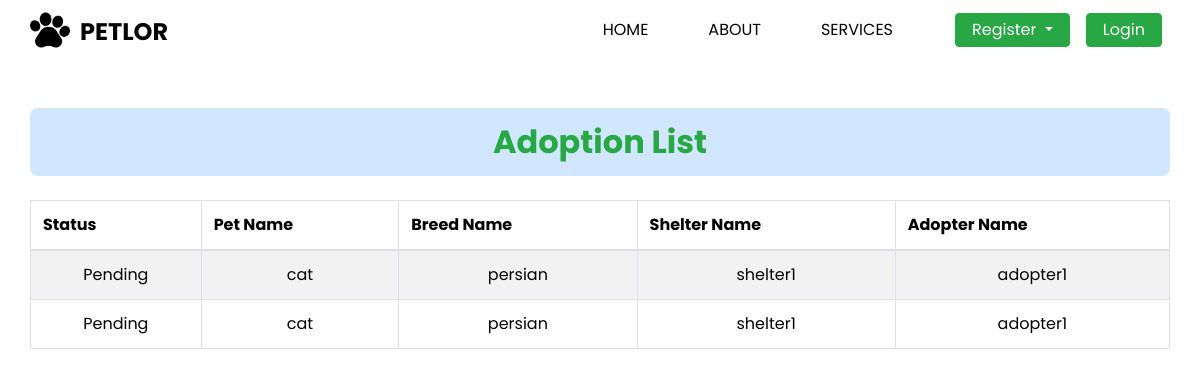
Before: /adoption-list/ with the older database file.
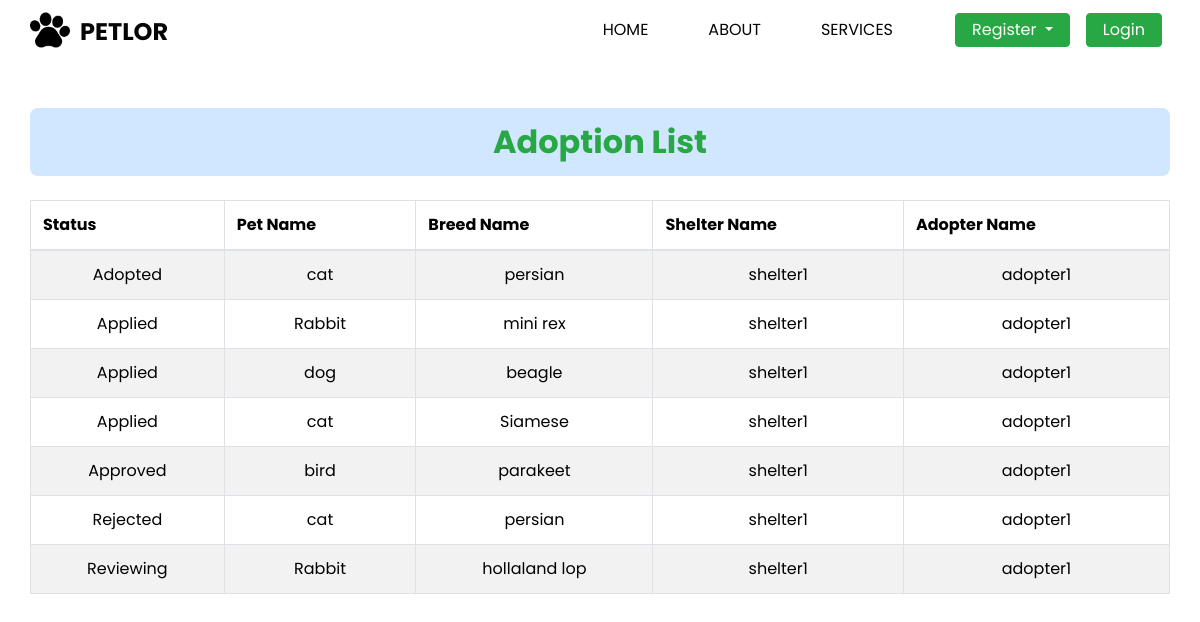
After: the same page with the newer database file.
### usermanagement/models.py (models this page shows, shortened)
class AdoptionRequest(models.Model):
    STATUS_CHOICES = [
        ('Applied', 'Applied'),
        ('Reviewing', 'Reviewing'),
        ('Approved', 'Approved'),
        ('Rejected', 'Rejected'),
        ('Adopted', 'Adopted'),
    ]
    pet = models.ForeignKey(Pet, on_delete=models.CASCADE, related_name='requests')
    adopter = models.ForeignKey(Register, on_delete=models.CASCADE, related_name='requests')
    status = models.CharField(max_length=20, choices=STATUS_CHOICES, default='Applied')
    created_at = models.DateTimeField(auto_now_add=True)

class Pet(models.Model):
    PET_CHOICES = [
        ('dog', 'Dog'),
        ('cat', 'Cat'),
        ('rabbit', 'Rabbit'),
        ('bird', 'Bird'),
    ]
    pet_id = models.CharField(max_length=10, unique=True, blank=True)
    shelter = models.ForeignKey(
        settings.AUTH_USER_MODEL,
        on_delete=models.CASCADE,
        limit_choices_to={'user_type': 'shelter'}
    )
    adopter = models.ForeignKey(
        settings.AUTH_USER_MODEL,
        on_delete=models.SET_NULL,
        blank=True,
        null=True,
        limit_choices_to={'user_type': 'adopter'},
        related_name='adopted_pets'
    )
    foster_home_name = models.CharField(max_length=150, blank=True, null=True)
    foster_home_id = models.CharField(max_length=50, blank=True, null=True)
    name = models.CharField(max_length=100)
    breed = models.CharField(max_length=100)
    age = models.PositiveIntegerField()
    health_status = models.TextField()
    image = models.ImageField(upload_to=pet_image_upload_path, blank=True, null=True)
    created_at = models.DateTimeField(auto_now_add=True)
    updated_at = models.DateTimeField(auto_now=True)
    type = models.CharField(max_length=10, choices=PET_CHOICES, default='dog')  # new field

class Register(AbstractUser):
    USER_TYPE_CHOICES = (
        ('admin', 'Admin'),
        ('adopter', 'Adopter'),
        ('shelter', 'Shelter'),
    )
    user_type = models.CharField(max_length=10, choices=USER_TYPE_CHOICES)
    phone = models.CharField(max_length=15, blank=True)
    location = models.TextField(blank=True)
    profile_image = models.ImageField(upload_to='profiles/', blank=True, null=True)  # ✅ add this
    shelter_name = models.CharField(max_length=100, blank=True)

### usermanagement/views.py (the view)
# urls.py: path('adoption-list/', views.admin_adoption_list, name='admin_adoption_list'),
def admin_adoption_list(request):
    adoption_requests = AdoptionRequest.objects.all().order_by('status')
    context = {
        'adoption_requests': adoption_requests,
    }
    return render(request, 'admin_adoption_list.html', context)

### usermanagement/templates/admin_adoption_list.html
{% load static %}
{% include 'header.html' %}
<link rel="stylesheet" href="{% static 'css/view_adopters.css' %}">
{% block content %}
<div class="container mt-5">
    <h2 class="text-center mb-4">Adoption List</h2>
    <table class="table table-bordered table-striped text-center align-middle">
        <thead class="table-header">
            <tr>
                <th> Status </th>
                <th> Pet Name </th>
                <th> Breed Name </th>
                <th> Shelter Name </th>
                <th> Adopter Name </th>
            </tr>
        </thead>
        <tbody>
            {% for request in adoption_requests %}
            <tr>
                <td>{{ request.status }}</td>
                <td>{{ request.pet.name }}</td>
                <td>{{ request.pet.breed }}</td>
                <td>{{ request.pet.shelter.username }}</td>
                <td>{{ request.adopter.username }}</td>
            </tr>
            {% empty %}
            <tr>
                <td colspan="5" class="text-danger">No adoption requests found.</td>
            </tr>
            {% endfor %}
        </tbody>
    </table>
</div>
{% endblock %}

Changed rows visible on the page:
changed AdoptionRequest: status "Pending" → "Adopted"
added AdoptionRequest: status "Applied", pet.name "Rabbit", pet.breed "mini rex", pet.shelter.username "shelter1", adopter.username "adopter1"
added AdoptionRequest: status "Applied", pet.name "dog", pet.breed "beagle", pet.shelter.username "shelter1", adopter.username "adopter1"
added AdoptionRequest: status "Applied", pet.name "cat", pet.breed "Siamese", pet.shelter.username "shelter1", adopter.username "adopter1"
added AdoptionRequest: status "Approved", pet.name "bird", pet.breed "parakeet", pet.shelter.username "shelter1", adopter.username "adopter1"
changed AdoptionRequest: status "Pending" → "Rejected"
added AdoptionRequest: status "Reviewing", pet.name "Rabbit", pet.breed "hollaland lop", pet.shelter.username "shelter1", adopter.username "adopter1"
